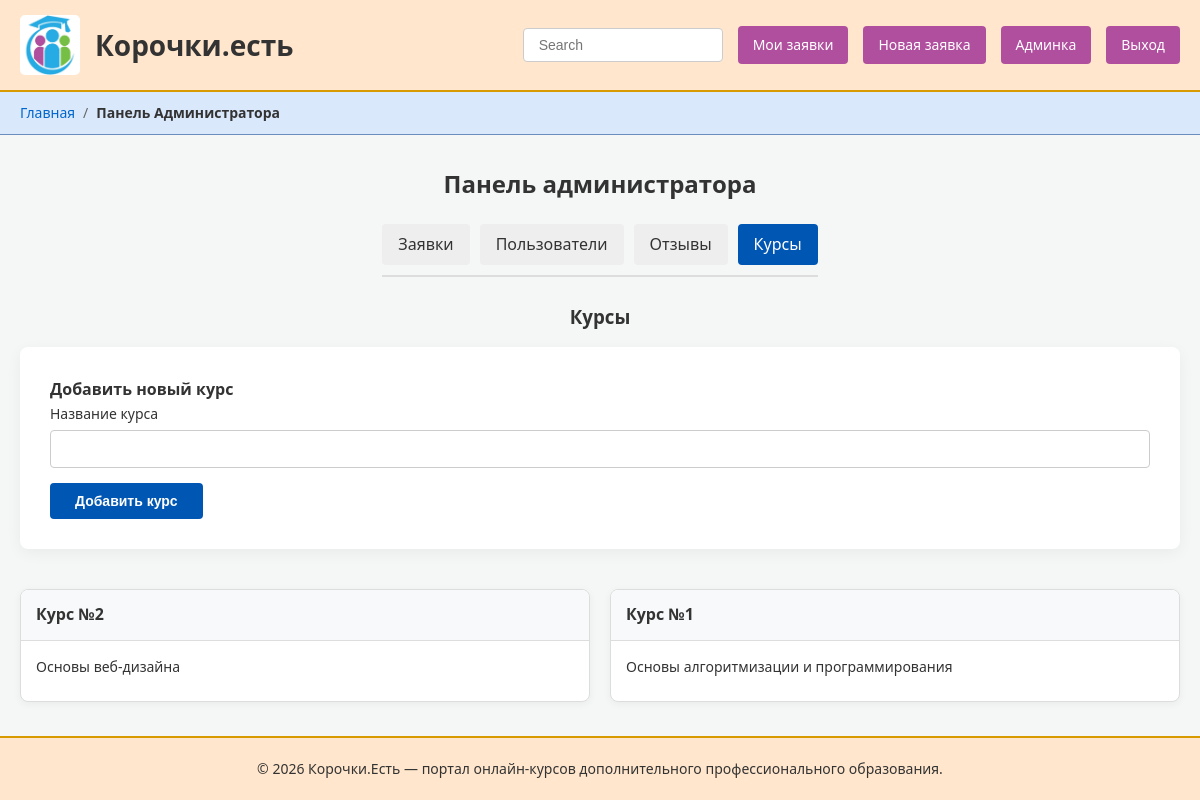
/pages/admin.php?tab=courses (signed in), run on the app's committed database.
### tables this page shows
CREATE TABLE `courses` (
  `id_course` int(11) NOT NULL,
  `name_course` varchar(255) NOT NULL
);

### pages/admin.php (the view, shortened to what this page needs)
<?php
require_once __DIR__ . '/../helpers/db.php';
$activeTab = $_GET['tab'] ?? 'requests';
$requests = $pdo->query("
    SELECT r.*, u.fio, c.name_course, p.method, s.name_status
    FROM requests r
    LEFT JOIN users u ON r.user_id = u.id_user
    LEFT JOIN courses c ON r.course_id = c.id_course
    LEFT JOIN payments p ON r.payment_id = p.id_payment
    LEFT JOIN statuses s ON r.status_id = s.id_status
    ORDER BY r.id_request DESC
")->fetchAll();
$allStatuses = $pdo->query("SELECT * FROM statuses")->fetchAll();
$courses = $pdo->query("SELECT * FROM courses ORDER BY id_course DESC")->fetchAll();
?>
<h2 style="margin-bottom: 20px;">Панель администратора</h2>
<div style="display: flex; gap: 10px; margin-bottom: 25px; border-bottom: 2px solid #ddd; padding-bottom: 10px; flex-wrap: wrap;">
    <a href="?tab=requests" style="padding: 8px 16px; text-decoration: none; border-radius: 4px; <?= $activeTab === 'requests' ? 'background: #0056b3; color: white;' : 'background: #eee; color: #333;' ?>">Заявки</a>
    <a href="?tab=users" style="padding: 8px 16px; text-decoration: none; border-radius: 4px; <?= $activeTab === 'users' ? 'background: #0056b3; color: white;' : 'background: #eee; color: #333;' ?>">Пользователи</a>
    <a href="?tab=reviews" style="padding: 8px 16px; text-decoration: none; border-radius: 4px; <?= $activeTab === 'reviews' ? 'background: #0056b3; color: white;' : 'background: #eee; color: #333;' ?>">Отзывы</a>
    <a href="?tab=courses" style="padding: 8px 16px; text-decoration: none; border-radius: 4px; <?= $activeTab === 'courses' ? 'background: #0056b3; color: white;' : 'background: #eee; color: #333;' ?>">Курсы</a>
</div>
<?php if ($activeTab === 'requests'): ?>
    <h3 style="margin-bottom: 15px;">Все заявки</h3>
    <div class="requests-grid">
        <?php if (empty($requests)): ?>
            <p style="grid-column: 1 / -1;">Заявок пока нет.</p>
        <?php else: ?>
            <?php foreach ($requests as $req): ?>
            <div class="request-card">
                <div class="request-card-header">Заявка №<?= $req['id_request'] ?></div>
                <div class="request-card-body">
                    <p><strong>ФИО:</strong> <?= htmlspecialchars($req['fio'] ?? 'Неизвестно') ?></p>
                    <p><strong>Курс:</strong> <?= htmlspecialchars($req['name_course'] ?? 'Неизвестно') ?></p>
                    <p><strong>Оплата:</strong> <?= htmlspecialchars($req['method'] ?? 'Неизвестно') ?></p>
                    <p><strong>Дата начала:</strong> <?= date('d.m.Y', strtotime($req['data_nach'])) ?></p>
                    <form method="POST" style="margin-top: 15px; padding-top: 15px; border-top: 1px solid #eee;">
                        <input type="hidden" name="action" value="update_status">
                        <input type="hidden" name="request_id" value="<?= $req['id_request'] ?>">
                        <label style="font-size: 14px; font-weight: bold;">Статус:</label>
                        <select name="status" class="status-select">
                            <?php foreach ($allStatuses as $st): ?>
                                <option value="<?= $st['id_status'] ?>" <?= ($st['id_status'] == $req['status_id']) ? 'selected' : '' ?>>
                                    <?= htmlspecialchars($st['name_status']) ?>
                                </option>
                            <?php endforeach; ?>
                        </select>
                        <button type="submit" class="btn btn-primary" style="margin-top: 10px; width: 100%; font-size: 12px;">Сохранить статус</button>
                    </form>
                    <form method="POST" onsubmit="return confirm('Удалить заявку?');" style="margin-top: 10px;">
                        <input type="hidden" name="action" value="delete_request">
                        <input type="hidden" name="request_id" value="<?= $req['id_request'] ?>">
                        <button type="submit" style="background: #dc3545; color: white; border: none; padding: 8px; width: 100%; border-radius: 4px; cursor: pointer; font-size: 12px;">Удалить заявку</button>
                    </form>
                </div>
            </div>
            <?php endforeach; ?>
        <?php endif; ?>
    </div>
<?php elseif ($activeTab === 'courses'): ?>
    <h3 style="margin-bottom: 15px;">Курсы</h3>
    <div class="form-container" style="margin-bottom: 20px; max-width: 100%;">
        <h4>Добавить новый курс</h4>
        <form method="POST">
            <div class="form-group">
                <label>Название курса</label>
                <input type="text" name="name_course" required>
            </div>
            <button type="submit" class="btn btn-primary" style="width: auto;">Добавить курс</button>
        </form>
    </div>
    <div class="requests-grid">
        <?php foreach ($courses as $c): ?>
        <div class="request-card">
            <div class="request-card-header">Курс №<?= $c['id_course'] ?></div>
            <div class="request-card-body">
                <p><?= htmlspecialchars($c['name_course']) ?></p>
            </div>
        </div>
        <?php endforeach; ?>
    </div>
<?php endif; ?>
<?php
require __DIR__ . '/layout.php';

### styles/style.css (style rules this page uses)
:root { --primary-color: #0056b3; --primary-hover: #004494; --secondary-color: #f8f9fa; --text-color: #333; --light-text: #666; --bg-color: #f4f7f6; --header-bg: #ffe6cc; --header-border: #d79b00; --link-color: #0066cc; }
* { box-sizing: border-box; margin: 0; padding: 0; }
body { font-family: 'Segoe UI', Tahoma, Geneva, Verdana, sans-serif; background-color: var(--bg-color); color: var(--text-color); line-height: 1.6; display: flex; flex-direction: column; min-height: 100vh; }
.form-container { background: #fff; padding: 30px; border-radius: 8px; box-shadow: 0 4px 15px rgba(0,0,0,0.05); width: 100%; max-width: 450px; margin: 0 auto; }
.form-group { margin-bottom: 15px; }
.form-group label { display: block; margin-bottom: 5px; font-weight: 500; font-size: 14px; }
.form-group input, .form-group select { width: 100%; padding: 10px; border: 1px solid #ccc; border-radius: 4px; font-size: 14px; }
.btn { display: inline-block; padding: 10px 25px; border-radius: 4px; text-decoration: none; font-weight: 600; cursor: pointer; border: none; font-size: 14px; text-align: center; }
.btn-primary { background-color: var(--primary-color); color: #fff; width: 100%; }
.requests-grid { display: grid; grid-template-columns: repeat(auto-fit, minmax(320px, 1fr)); gap: 20px; width: 100%; margin-top: 20px; }
.request-card { background: #fff; border: 1px solid #ddd; border-radius: 8px; overflow: hidden; box-shadow: 0 2px 8px rgba(0,0,0,0.05); }
.request-card-header { background: #f8f9fa; padding: 12px 15px; font-weight: bold; border-bottom: 1px solid #ddd; }
.request-card-body { padding: 15px; }
.request-card-body p { margin-bottom: 8px; font-size: 14px; }

### data on the page
courses: id_course "2", name_course "Основы веб-дизайна"
courses: id_course "1", name_course "Основы алгоритмизации и программирования"

### other printed values
$btn['title'] "Мои заявки"
$btn['title'] "Новая заявка"
$btn['title'] "Админка"
$btn['title'] "Выход"
$crumb['title'] "Главная"
$crumb['title'] "Панель Администратора"
